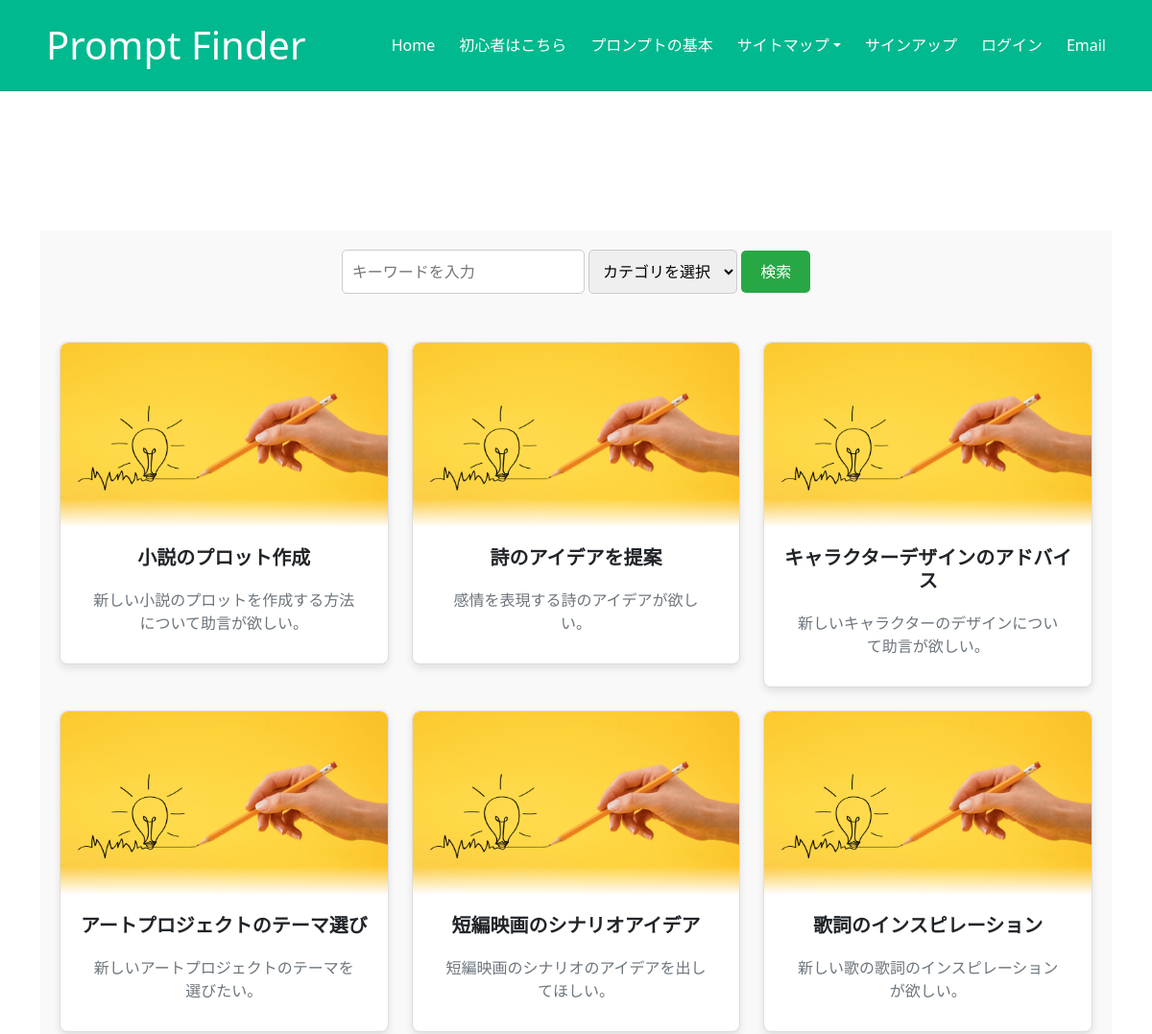
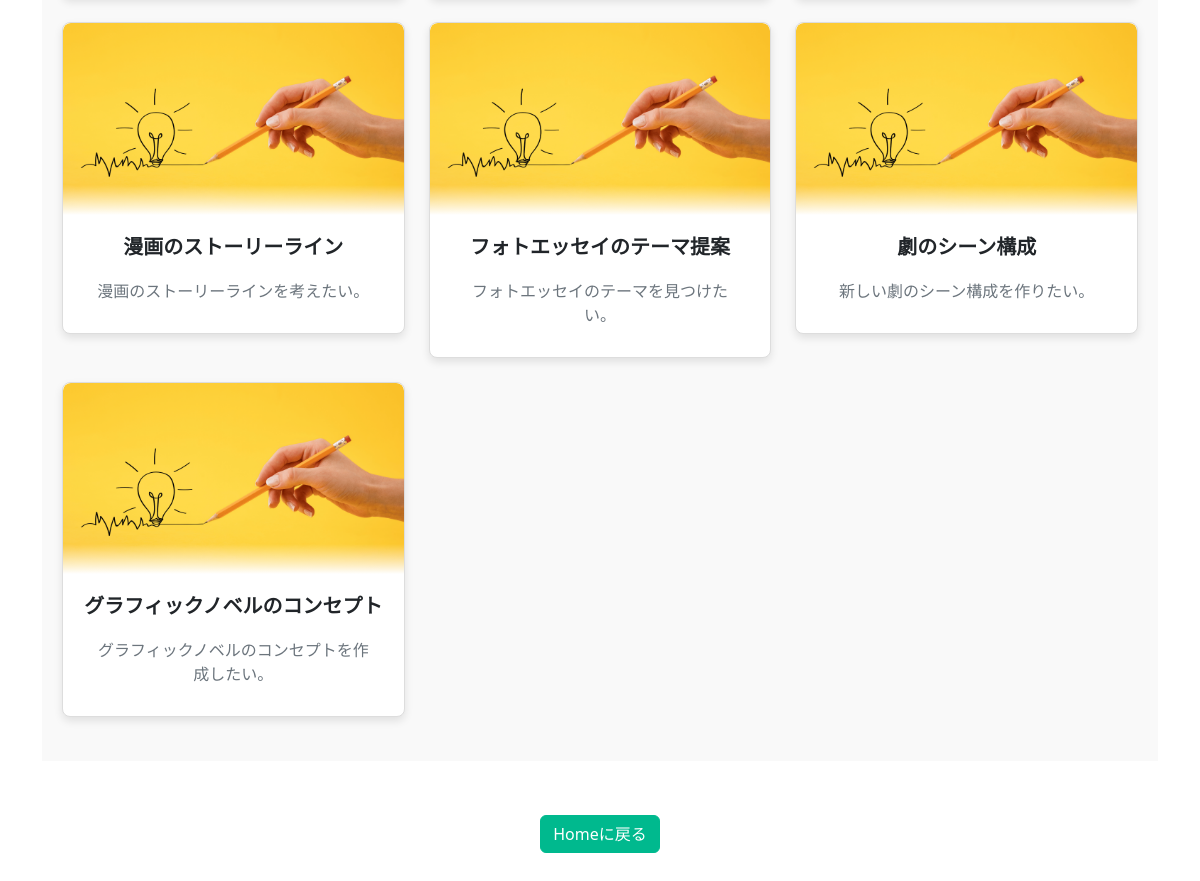
Before: /category/creative/ with the older database file (2 pictures, top to bottom).
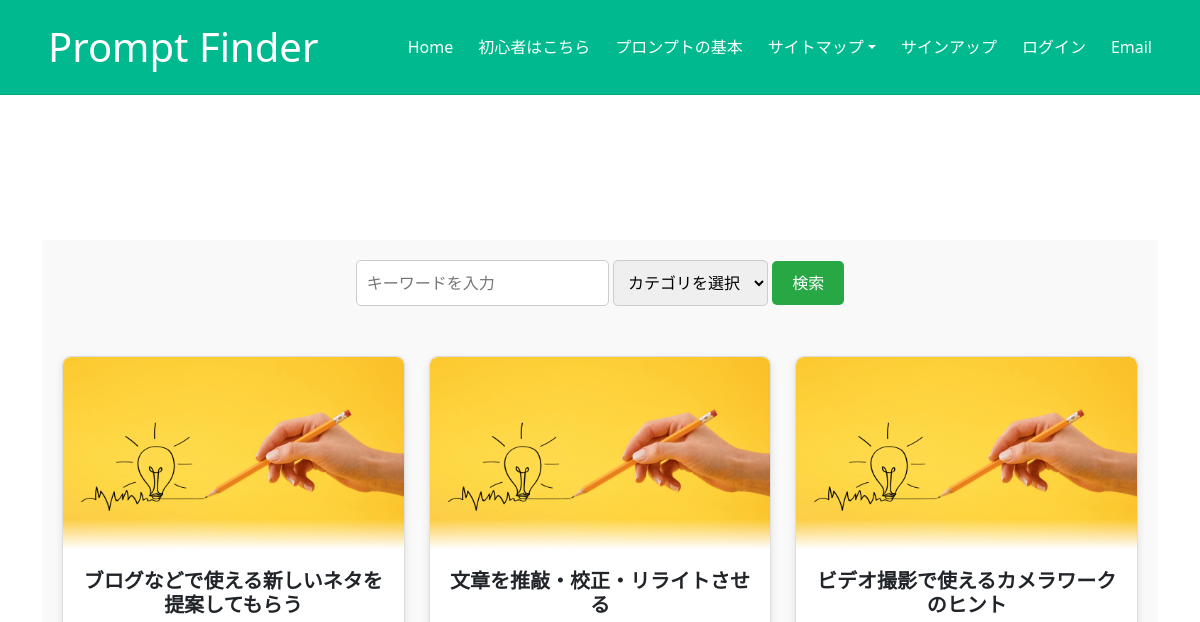
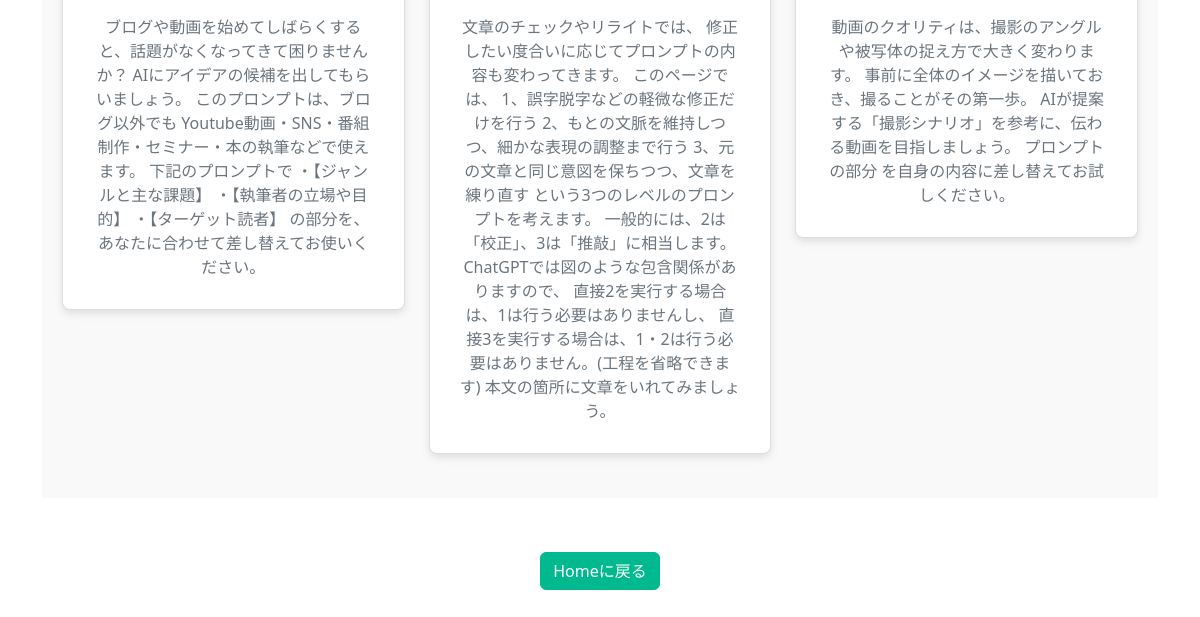
After: the same page with the newer database file (2 pictures, top to bottom).
### promptapp/models.py (models this page shows, shortened)
class Prompt(models.Model):
    title = models.CharField(max_length=50)
    description = models.TextField()
    content = models.TextField()
    category = models.ForeignKey(Category, on_delete=models.CASCADE)
    created_at = models.DateTimeField(auto_now_add=True)
    updated_at = models.DateTimeField(auto_now=True)

class Category(models.Model):
    name = models.CharField(max_length=50)
    description = models.TextField()
    created_at = models.DateTimeField(auto_now_add=True)
    updated_at = models.DateTimeField(auto_now=True)

### promptapp/views.py (the view)
# urls.py: path('category/<str:category_name>/', views.category_search, name='category_search'),
def category_search(request, category_name):
    category = get_object_or_404(Category, name=category_name)
    prompts = Prompt.objects.filter(category=category)
    categories = Category.objects.all()
    selected_photos = get_random_photos()
    print("Selected Photos in category_search:", selected_photos)  # デバッグプリントを追加
    return render(request, 'mypage.html', {
        'prompts': prompts,
        'categories': categories,
        'selected_photos': selected_photos,
        'selected_category': category_name,  # 選択されたカテゴリ名を追加
    })

### promptapp/templatetags/custom_filters.py (called while the page is built)
@register.filter
def translate_category(value):
    translations = {
        'creative': 'クリエイティブ',
        'study': '学習',
        'business': 'ビジネス',
        'lifestyle': 'ライフスタイル',
        'technology': 'テクノロジー',
        'travel': '旅行'
    }
    return translations.get(value, value)

@register.filter
def get_item(dictionary, key):
    return dictionary.get(key)

### promptapp/utils.py (called while the page is built)
def get_random_photos():
    categories = ['creative', 'study', 'business', 'lifestyle', 'technology', 'travel']
    selected_photos = {}
    for category in categories:
        category_path = os.path.join(settings.BASE_DIR, 'static', 'img', category)
        if os.path.exists(category_path):
            photos = os.listdir(category_path)
            if photos:
                selected_photos[category] = os.path.join('img', category, random.choice(photos))
    return selected_photos

### promptapp/templates/mypage.html (shortened to what this page needs)
{% extends "base.html" %}
{% load static %}
{% load custom_filters %}
{% block content %}
{% include 'navbar.html' %}
<div class="container mypage-container">
    <div class="search-bar">
        <form action="{% url 'promptapp:search' %}" method="get">
            <input type="text" name="q" placeholder="キーワードを入力">
            <select name="category">
                <option value="">カテゴリを選択</option>
            </select>
            <button type="submit">検索</button>
        </form>
    </div>
    <div class="search-results mt-4">
        {% if prompts %}
            <div class="row">
                {% for prompt in prompts %}
                <div class="col-lg-4 col-md-6 mb-4">
                    <div class="card">
                        <a href="{% url 'promptapp:prompt_detail' prompt.pk %}">
                            <div class="blur-bottom">
                            <img src="{% static selected_photos|get_item:prompt.category.name %}" class="card-img-top" alt="Prompt Image">
                            </div>
                        </a>
                        <div class="card-body">
                            <h5 class="card-title">{{ prompt.title }}</h5>
                            <p class="card-text">{{ prompt.description }}</p>
                        </div>
                    </div>
                </div>
                {% endfor %}
            </div>
        {% else %}
            <p>検索結果が見つかりませんでした。</p>
        {% endif %}
    </div>
</div>
<div class="text-center mt-4 margin-bottom-large">
    <a href="{% url 'promptapp:index' %}" class="btn btn-primary">Homeに戻る</a>
</div>
{% endblock %}

### promptapp/templates/base.html (shortened to what this page needs)
{% load static %}
<!DOCTYPE html>
<html lang="ja">
<head>
    <link href="https://cdnjs.cloudflare.com/ajax/libs/font-awesome/5.15.4/css/all.min.css" rel="stylesheet">
    <link href="https://cdn.jsdelivr.net/npm/bootstrap-icons@1.4.1/font/bootstrap-icons.css" rel="stylesheet">
    <link href={% static 'lib/animate/animate.min.css' %} rel="stylesheet">
    <link href={% static 'lib/owlcarousel/assets/owl.carousel.min.css' %} rel="stylesheet">
    <link href="https://cdn.jsdelivr.net/npm/bootstrap@5.3.0/dist/css/bootstrap.min.css" rel="stylesheet">
    <link href={% static 'css/style.css' %} rel="stylesheet">
</head>
<body class="{% block body_class %}{% endblock %}">
    {% include 'navbar.html' %}
    <div class="container mt-5">
        {% block content %}{% endblock %}
    </div>
</body>
</html>

### promptapp/templates/navbar.html (shortened to what this page needs)
{% load static %}
<div class="container-xxl position-relative p-0">
    <nav class="navbar navbar-expand-lg navbar-light bg-primary navbar-dark px-4 px-lg-5 py-3 py-lg-0">
        <a href="{% url 'promptapp:index' %}" class="navbar-brand p-0">
            <h1 class="m-0">Prompt Finder</h1>
        </a>
        <div class="collapse navbar-collapse" id="navbarCollapse">
            <div class="navbar-nav ms-auto py-0">
                <a href="{% url 'promptapp:index' %}" class="nav-item nav-link">Home</a>
                <a href="{% url 'promptapp:index' %}#firstprompt-section" class="nav-item nav-link">初心者はこちら</a>
                <a href="{% url 'promptapp:index' %}#baseprompt-section" class="nav-item nav-link">プロンプトの基本</a>
                <div class="nav-item dropdown">
                    <a href="#" class="nav-link dropdown-toggle" data-bs-toggle="dropdown">サイトマップ</a>
                </div>
            </div>
            <ul class="navbar-nav">
                {% if user.is_authenticated %}
                    <li class="nav-item"><a href="{% url 'promptapp:mypage' %}" class="nav-item nav-link">マイページ</a></li>
                    <li class="nav-item"><a href="{% url 'accounts:logout' %}" class="nav-item nav-link">ログアウト</a></li>
                    <li class="nav-item"><a href="mailto:furukawak1008@gmail.com" class="nav-item nav-link">Email</a></li>
                {% else %}
                    <li class="nav-item"><a href="{% url 'accounts:signup' %}" class="nav-item nav-link">サインアップ</a></li>
                    <li class="nav-item"><a href="{% url 'accounts:login' %}" class="nav-item nav-link">ログイン</a></li>
                    <li class="nav-item"><a href="mailto:furukawak1008@gmail.com" class="nav-item nav-link">Email</a></li>
                {% endif %}
            </ul>
        </div>
    </nav>
</div>

### promptapp/static/css/style.css (style rules this page uses)
:root { --primary: #00B98E; --light: #F3F6F8; --dark: #0E2E50; }
.btn { font-weight: 500; transition: .5s; }
.btn.btn-primary, .btn.btn-outline-primary:hover { color: #FFFFFF; }
.navbar { position: absolute; width: 100%; top: 0; left: 0; z-index: 999; background: var(--primary); }
.navbar .navbar-nav .nav-link { position: relative; margin-left: 25px; padding: 35px 0; color: #FFFFFF; font-weight: 500; outline: none; transition: .5s; }
.navbar .navbar-brand h1 { color: #FFFFFF; }
.navbar.bg-primary { background-color: var(--primary) !important; color: #FFFFFF !important; }
@media (min-width: 992px) { .navbar { position: absolute; width: 100%; top: 0; left: 0; border-bottom: 1px solid rgba(256, 256, 256, .2); z-index: 999; } }
@media (min-width: 992px) { .navbar .navbar-nav .nav-link::before { position: absolute; content: ""; width: 100%; height: 2px; bottom: 10px; left: 0; background: #FFFFFF; opacity: 0; transition: .5s; } }
.bg-primary { --bs-bg-opacity: 1; background-color: var(--primary) !important; }
.btn-primary { --bs-btn-bg: var(--primary); --bs-btn-border-color: var(--primary); --bs-btn-hover-bg: var(--primary); --bs-btn-hover-border-color: var(--primary); }
.search-bar { display: flex; justify-content: center; align-items: center; margin-bottom: 20px; gap: 10px; }
.search-bar input, .search-bar select { padding: 10px; border: 1px solid #ccc; border-radius: 5px; flex: 1; }
.search-bar button { padding: 10px 20px; border: none; background-color: #28a745; color: #fff; border-radius: 5px; cursor: pointer; }
.search-results { display: flex; justify-content: center; flex-direction: column; align-items: center; }
.search-results p { margin: 10px 0; padding: 10px; border-radius: 5px; background-color: #fff; text-align: center; width: 100%; max-width: 600px; }
.mypage-container { margin-top: 120px; padding: 20px; background-color: #f9f9f9; }
.mypage-container { margin-top: 160px; padding: 20px; background-color: #f9f9f9; }
body { padding-top: 80px; }
.navbar { position: fixed !important; width: 100% !important; top: 0 !important; left: 0 !important; z-index: 999 !important; background: #FFFFFF !important; border-bottom: 1px solid rgba(0, 0, 0, 0.1) !important; }
body { padding-top: 80px !important; }
.mypage-container { margin-top: 160px !important; }
.card { border: 1px solid #ddd; border-radius: 8px; overflow: hidden; box-shadow: 0 4px 8px rgba(0, 0, 0, 0.1); transition: transform 0.2s; }
.card-img-top { width: 100%; height: 180px; object-fit: cover; }
.card-body { padding: 20px; text-align: center; }
.card-title { font-size: 1.25rem; margin-bottom: 10px; font-weight: bold; }
.card-text { font-size: 1rem; color: #666; }
.card { box-shadow: 0 4px 8px rgba(0, 0, 0, 0.1); transition: 0.3s; }
.card-img-top { width: 100%; height: 200px; object-fit: cover; }
.card-body { text-align: center; }
.card-title { font-size: 1.25rem; font-weight: bold; }
.card-text { font-size: 1rem; color: #6c757d; }
.margin-bottom-large { margin-bottom: 40px; }
.card-img-top { height: auto; width: 100%; border-top-left-radius: 8px; border-top-right-radius: 8px; }
.card-body { padding: 20px; }
.card-text { margin-bottom: 1em; }
.fade-in { animation: fadeIn 0.5s ease-in-out forwards; }
.search-bar { margin-bottom: 50px; }
.blur-bottom { position: relative; overflow: hidden; }
.blur-bottom::after { content: ''; position: absolute; bottom: 0; left: 0; width: 100%; height: 30px; background: linear-gradient(to bottom, rgba(255, 255, 255, 0), rgba(255, 255, 255, 1)); }
.text-center { text-align: center; }
.btn-primary { display: inline-block; margin: 0 auto; margin-top: 30px; }

Changed rows visible on the page:
removed Prompt: category.name (picture), title "小説のプロット作成", description "新しい小説のプロットを作成する方法について助言が欲しい。"
removed Prompt: category.name (picture), title "詩のアイデアを提案", description "感情を表現する詩のアイデアが欲しい。"
removed Prompt: category.name (picture), title "キャラクターデザインのアドバイス", description "新しいキャラクターのデザインについて助言が欲しい。"
removed Prompt: category.name (picture), title "アートプロジェクトのテーマ選び", description "新しいアートプロジェクトのテーマを選びたい。"
removed Prompt: category.name (picture), title "短編映画のシナリオアイデア", description "短編映画のシナリオのアイデアを出してほしい。"
removed Prompt: category.name (picture), title "歌詞のインスピレーション", description "新しい歌の歌詞のインスピレーションが欲しい。"
removed Prompt: category.name (picture), title "漫画のストーリーライン", description "漫画のストーリーラインを考えたい。"
removed Prompt: category.name (picture), title "フォトエッセイのテーマ提案", description "フォトエッセイのテーマを見つけたい。"
removed Prompt: category.name (picture), title "劇のシーン構成", description "新しい劇のシーン構成を作りたい。"
removed Prompt: category.name (picture), title "グラフィックノベルのコンセプト", description "グラフィックノベルのコンセプトを作成したい。"
added Prompt: category.name (picture), title "ブログなどで使える新しいネタを提案してもらう", description "ブログや動画を始めてしばらくすると、話題がなくなってきて困りませんか？ AIにアイデアの候補を出してもらいましょう。 このプロンプトは、ブログ以外でも Youtube動画・SNS・番組制作・セミナー・本の執筆などで使えます。 下記のプロンプトで ・【ジャンルと主な課題】 ・【執筆者の立場や目的】 ・【ターゲット読者】 の部分を、あなたに合わせて差し替えてお使いください。"
added Prompt: category.name (picture), title "文章を推敲・校正・リライトさせる", description "文章のチェックやリライトでは、 修正したい度合いに応じてプロンプトの内容も変わってきます。 このページでは、 1、誤字脱字などの軽微な修正だけを行う 2、もとの文脈を維持しつつ、細かな表現の調整まで行う 3、元の文章と同じ意図を保ちつつ、文章を練り直す という3つのレベルのプロンプトを考えます。 一般的には、2は「校正」、3は「推敲」に相当します。 ChatGPTでは図のような包含関係がありますので、 直接2を実行する場合は、1は行う必要はありませんし、 直接3を実行する場合は、1・2は行う必要はありません。(工程を省略できます) 本文の箇所に文章をいれてみましょう。"
added Prompt: category.name (picture), title "ビデオ撮影で使えるカメラワークのヒント", description "動画のクオリティは、撮影のアングルや被写体の捉え方で大きく変わります。 事前に全体のイメージを描いておき、撮ることがその第一歩。 AIが提案する「撮影シナリオ」を参考に、伝わる動画を目指しましょう。 プロンプトの部分 を自身の内容に差し替えてお試しください。"
